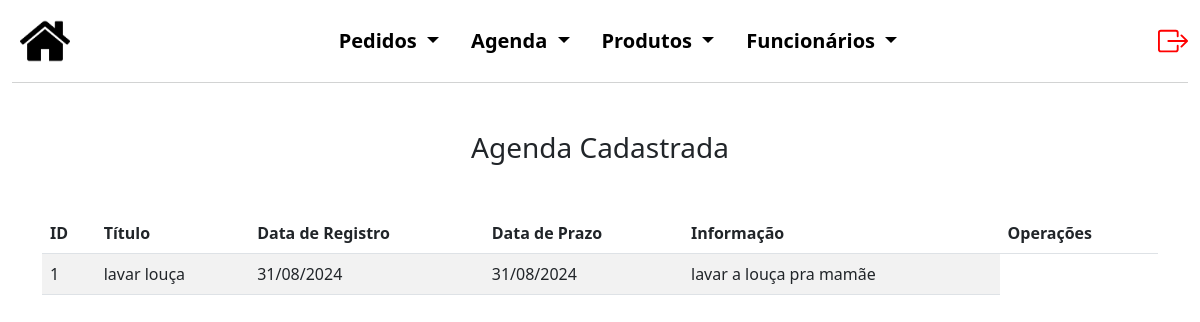
Page /agenda/consAge.php (signed in) on the committed database.
### tables this page shows
CREATE TABLE `agenda` (
  `codAgend` int(5) NOT NULL,
  `titulo` varchar(50) NOT NULL,
  `dataRegistro` date NOT NULL,
  `dataPrazo` date NOT NULL,
  `informacao` varchar(250) NOT NULL
);

### agenda/consAge.php (the view, shortened to what this page needs)
<?php
$conexao = novaConexao();
$registros = [];
$erro = false;
try {
    $sql = "SELECT * FROM agenda";
    $stmt = $conexao->prepare($sql);
    $stmt->execute();
    $registros = $stmt->fetchAll(PDO::FETCH_ASSOC);
} catch (PDOException $e) {
    $erro = true;
    echo "Erro: " . $e->getMessage();
}
?>
<!DOCTYPE html>
<html lang="pt-BR">
<head>
    <link href="https://cdn.jsdelivr.net/npm/bootstrap@5.3.0/dist/css/bootstrap.min.css" rel="stylesheet">
    <link rel="stylesheet" href="../style.css">
</head>
<body>
    <div class="container-fluid cabecalho">
        <nav class="navbar navbar-light navbar-expand-md" style="background-color: #FFFF;">
            <a class="nav justify-content-start m-2" href="../admInicial.php">
                <img src="../img/back.png">
            </a>
            <div class="collapse navbar-collapse justify-content-center" id="navegacao">
                <ul class="nav nav-pills justify-content-center listas">
                    <li class="nav-item dropdown">
                        <a class="nav-link dropdown-toggle cor_fonte" href="#" id="navbarDropdownMenuLink"
                            data-bs-toggle="dropdown" aria-haspopup="true" aria-expanded="false">
                            Pedidos
                        </a>
                    </li>
                    <li class="nav-item dropdown">
                        <a class="nav-link dropdown-toggle cor_fonte" href="#" id="navbarDropdownMenuLink"
                            data-bs-toggle="dropdown" aria-haspopup="true" aria-expanded="false">
                            Agenda
                        </a>
                    </li>
                    <li class="nav-item dropdown">
                        <a class="nav-link dropdown-toggle cor_fonte" href="#" id="navbarDropdownMenuLink"
                            data-bs-toggle="dropdown" aria-haspopup="true" aria-expanded="false">
                            Produtos
                        </a>
                    </li>
                    <li class="nav-item dropdown">
                        <a class="nav-link dropdown-toggle cor_fonte" href="#" id="navbarDropdownMenuLink"
                            data-bs-toggle="dropdown" aria-haspopup="true" aria-expanded="false">
                            Funcionários
                        </a>
                    </li>
                </ul>
            </div>
            <a href="../logout.php" class="nav-link justify-content-end" style="color: red;">
            </a>
        </nav>
    </div>
    <div class="container mt-5">
        <h3 class="text-center mb-5">Agenda Cadastrada</h3>
        <?php if ($erro): ?>
            <div class="alert alert-danger" role="alert">
                Não foi possível carregar os dados.
            </div>
        <?php else: ?>
            <table class="table table-striped">
                <thead>
                    <tr>
                        <th>ID</th>
                        <th>Título</th>
                        <th>Data de Registro</th>
                        <th>Data de Prazo</th>
                        <th>Informação</th>
                        <th>Operações</th>
                    </tr>
                </thead>
                <tbody>
                    <?php foreach ($registros as $registro): ?>
                        <tr>
                            <td><?php echo htmlspecialchars($registro['codAgend']); ?></td>
                            <td><?php echo htmlspecialchars($registro['titulo']); ?></td>
                            <td><?php echo htmlspecialchars(date('d/m/Y', strtotime($registro['dataRegistro']))); ?></td>
                            <td><?php echo htmlspecialchars(date('d/m/Y', strtotime($registro['dataPrazo']))); ?></td>
                            <td><?php echo htmlspecialchars($registro['informacao']); ?></td>
                        </tr>
                    <?php endforeach; ?>
                </tbody>
            </table>
        <?php endif; ?>
    </div>
</body>
</html>

### style.css (style rules this page uses)
.cabecalho { margin-bottom: 2%; }
.cor_fonte { color: black; font-weight: bold; text-decoration: none; font-size: 20px; }
.cabecalho img { height: 50px; }
#navbarDropdownMenuLink { background-color: #ffffff; }
nav { border-bottom: 1px solid rgb(210, 211, 211); }
.nav-item.dropdown .nav-link { color: black }

### rows in the picture
agenda: codAgend "1", titulo "lavar louça", dataRegistro "31/08/2024", dataPrazo "31/08/2024", informacao "lavar a louça pra mamãe"
